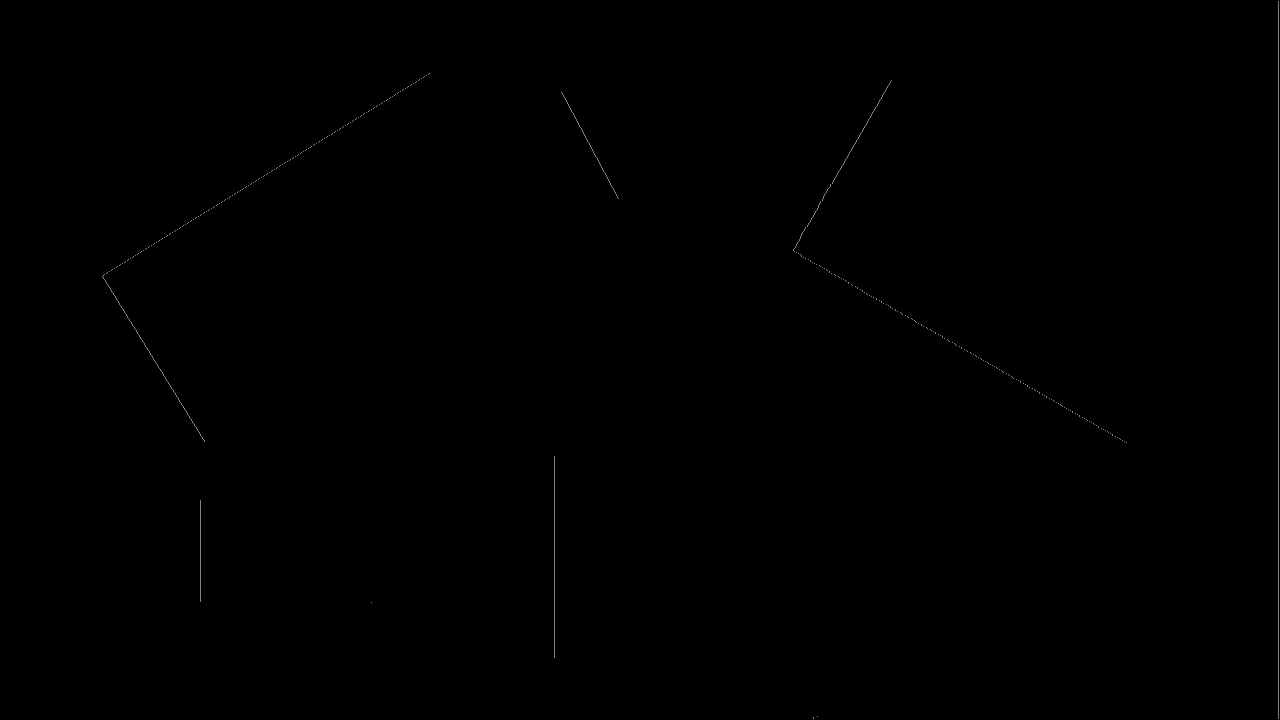
//> input picture src_local/img0.bmp, 1280 x 720 px
$ ./test2 img0.bmp   (built with g++ and OpenCV 4)
//> lines starting //> are read from the running program, lines starting //| are printed output that depends on the picture; after the words box and inside, x2 and y2 are one past the last pixel; in counts of white or black regions, pixels touching at a corner belong together

#include <opencv2/opencv.hpp>
#include <iostream>
using namespace cv;
using namespace std;

#define WINDOW_NAME1 "【程序窗口1】"        //为窗口标题定义的宏
#define WINDOW_NAME2 "【分水岭算法效果图】"        //为窗口标题定义的宏

Mat g_maskImage, g_srcImage;
Point prevPt(-1, -1);

static void ShowHelpText();
static void on_Mouse( int event, int x, int y, int flags, void* );


int main( int argc, char** argv )
{
    //【1】载入原图并显示，初始化掩膜和灰度图
    g_srcImage = imread(argv[1], 1);
//> g_srcImage is the input picture: 720 rows x 1280 cols, CV_8UC3; min 0, max 130, mean 1
    imshow( WINDOW_NAME1, g_srcImage );
    Mat srcImage,grayImage;
    g_srcImage.copyTo(srcImage);
    cvtColor(g_srcImage, g_maskImage, COLOR_BGR2GRAY);
    cvtColor(g_maskImage, grayImage, COLOR_GRAY2BGR);
    g_maskImage = Scalar::all(0);

    //【2】设置鼠标回调函数
    setMouseCallback( WINDOW_NAME1, on_Mouse, 0 );

    //【3】轮询按键，进行处理
    while(1)
    {
        //获取键值
        int c = waitKey(0);
//> the left mouse button is pressed at (320, 180)
//> the mouse is dragged to (640, 360)
//> in on_Mouse (call 2), `line( g_maskImage, prevPt, pt, Scalar::all(255), 5, 8, 0 );`: g_maskImage: 720 rows x 1280 cols, CV_8UC1; 0.29% white; 1 white region, box (x1, y1, x2, y2) and area: (317, 177, 644, 364) 2651
//> in on_Mouse (call 2), `line( g_srcImage, prevPt, pt, Scalar::all(255), 5, 8, 0 );`: g_srcImage: 720 rows x 1280 cols, CV_8UC3; 0.29% of pixels changed, all inside (x1, y1, x2, y2) = (317, 177, 644, 364)
//> the mouse is dragged to (960, 540)
//> call 3 of on_Mouse, with event = 0, x = 960, y = 540, flags = 1
//> in on_Mouse (call 3), `line( g_maskImage, prevPt, pt, Scalar::all(255), 5, 8, 0 );`:
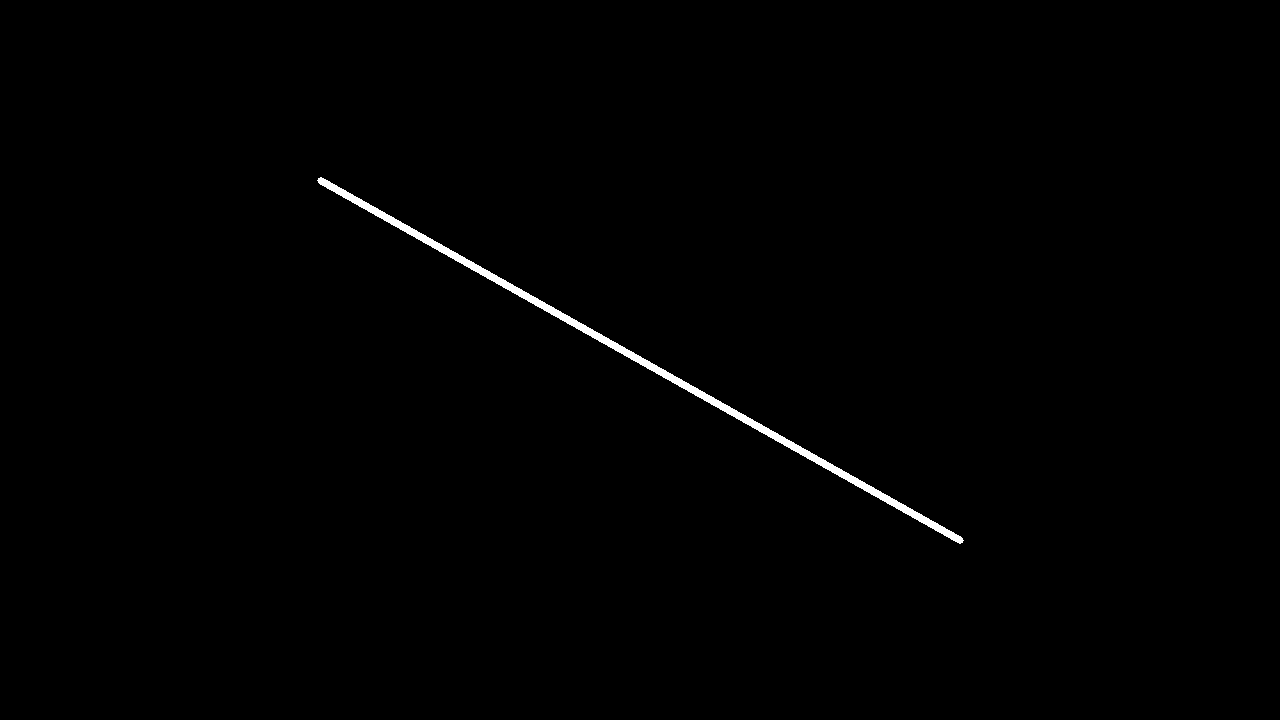
//> g_maskImage: 720 rows x 1280 cols, CV_8UC1; 0.57% white; 1 white region
//> in on_Mouse (call 3), `line( g_srcImage, prevPt, pt, Scalar::all(255), 5, 8, 0 );`: g_srcImage: 720 rows x 1280 cols, CV_8UC3; min 0, max 255, mean 2.5
//> the button is released at (960, 540)

        //若按键键值为ESC时，退出
        if( (char)c == 27 )
            break;

        //按键键值为2时，恢复源图
        if( (char)c == '2' )
        {
            g_maskImage = Scalar::all(0);
            srcImage.copyTo(g_srcImage);
            imshow( "image", g_srcImage );
        }

        //若检测到按键值为1或者空格，则进行处理
        if( (char)c == '1' || (char)c == ' ' )
        {
            //定义一些参数
            int i, j, compCount = 0;
            vector<vector<Point> > contours;
            vector<Vec4i> hierarchy;

            //寻找轮廓
            findContours(g_maskImage, contours, hierarchy, RETR_CCOMP, CHAIN_APPROX_SIMPLE);

            //轮廓为空时的处理
            if( contours.empty() )
                continue;

            //拷贝掩膜
            Mat maskImage(g_maskImage.size(), CV_32S);
            maskImage = Scalar::all(0);

            //循环绘制出轮廓
            for( int index = 0; index >= 0; index = hierarchy[index][0], compCount++ )
                drawContours(maskImage, contours, index, Scalar::all(compCount+1), -1, 8, hierarchy, INT_MAX);
//> maskImage: 720 rows x 1280 cols, CV_32SC1; values 0 (black) and 1 (white), 0.57% white; 1 white region, box (x1, y1, x2, y2) and area: (317, 177, 964, 544) 5271
//> after the loop, compCount = 1

            //compCount为零时的处理
            if( compCount == 0 )
                continue;

            //生成随机颜色
            vector<Vec3b> colorTab;
            for( i = 0; i < compCount; i++ )
            {
                int b = theRNG().uniform(0, 255);
                int g = theRNG().uniform(0, 255);
                int r = theRNG().uniform(0, 255);

                colorTab.push_back(Vec3b((uchar)b, (uchar)g, (uchar)r));
            }

            //计算处理时间并输出到窗口中
            double dTime = (double)getTickCount();
            watershed( srcImage, maskImage );
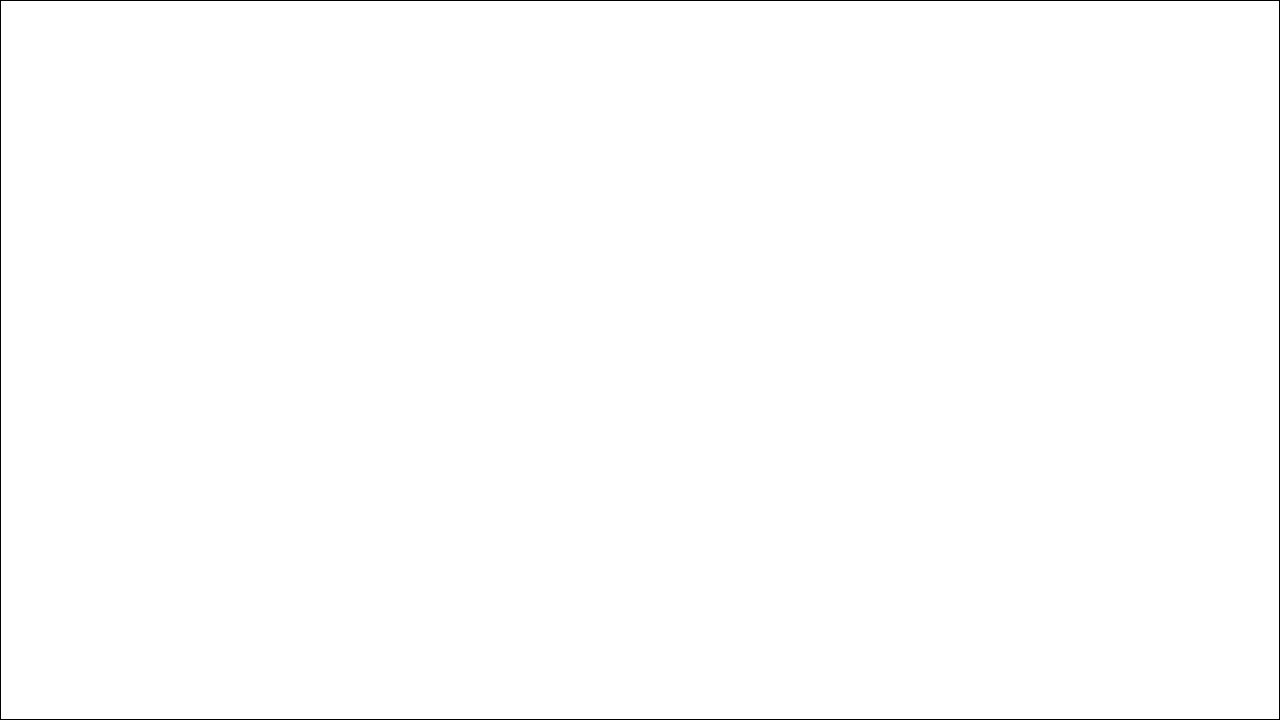
//> maskImage: 720 rows x 1280 cols, CV_32SC1; values -1 (black) and 1 (white), 99.6% white; black in thin lines or dots
            dTime = (double)getTickCount() - dTime;
            printf( "\t处理时间 = %gms\n", dTime*1000./getTickFrequency() );

            //双层循环，将分水岭图像遍历存入watershedImage中
            Mat watershedImage(maskImage.size(), CV_8UC3);
            for( i = 0; i < maskImage.rows; i++ )
                for( j = 0; j < maskImage.cols; j++ )
                {
                    int index = maskImage.at<int>(i,j);
                    if( index == -1 )
                        watershedImage.at<Vec3b>(i,j) = Vec3b(255,255,255);
                    else if( index <= 0 || index > compCount )
                        watershedImage.at<Vec3b>(i,j) = Vec3b(0,0,0);
                    else
                        watershedImage.at<Vec3b>(i,j) = colorTab[index - 1];
                }
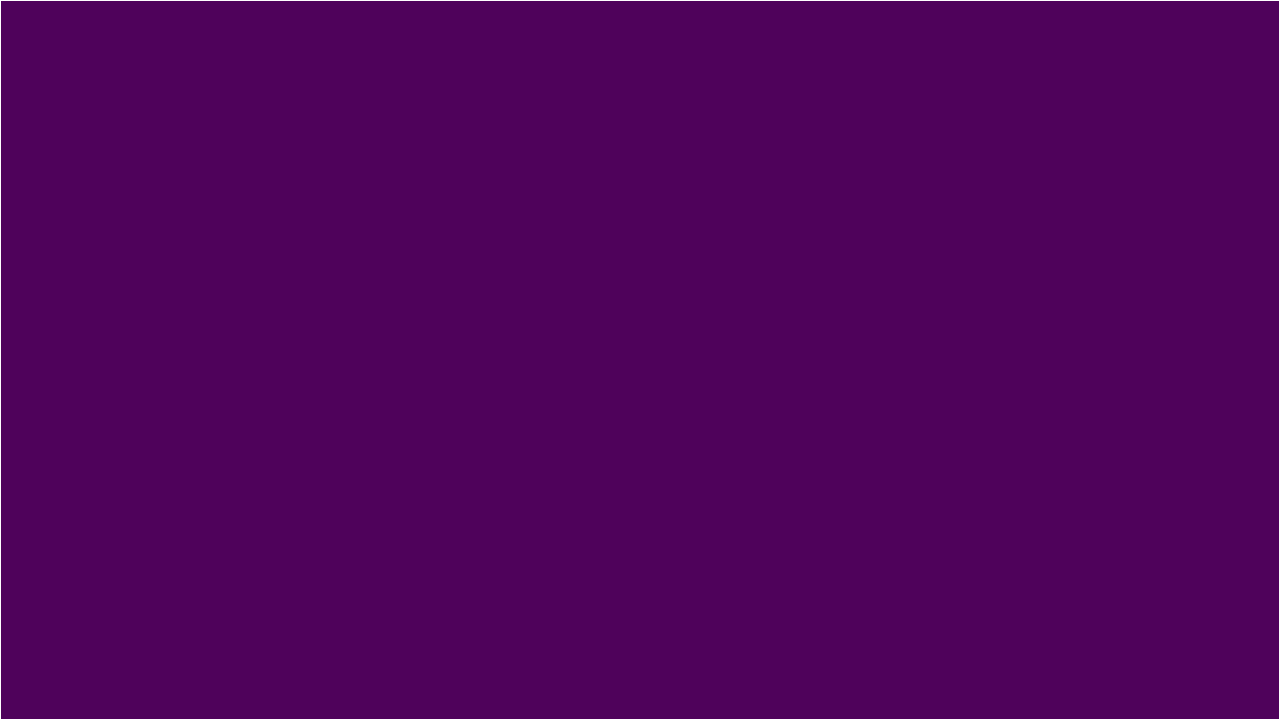
//> watershedImage: 720 rows x 1280 cols, CV_8UC3; mean B, G, R 91.7, 3.1, 79.8

                //混合灰度图和分水岭效果图并显示最终的窗口
                watershedImage = watershedImage*0.5 + grayImage*0.5;
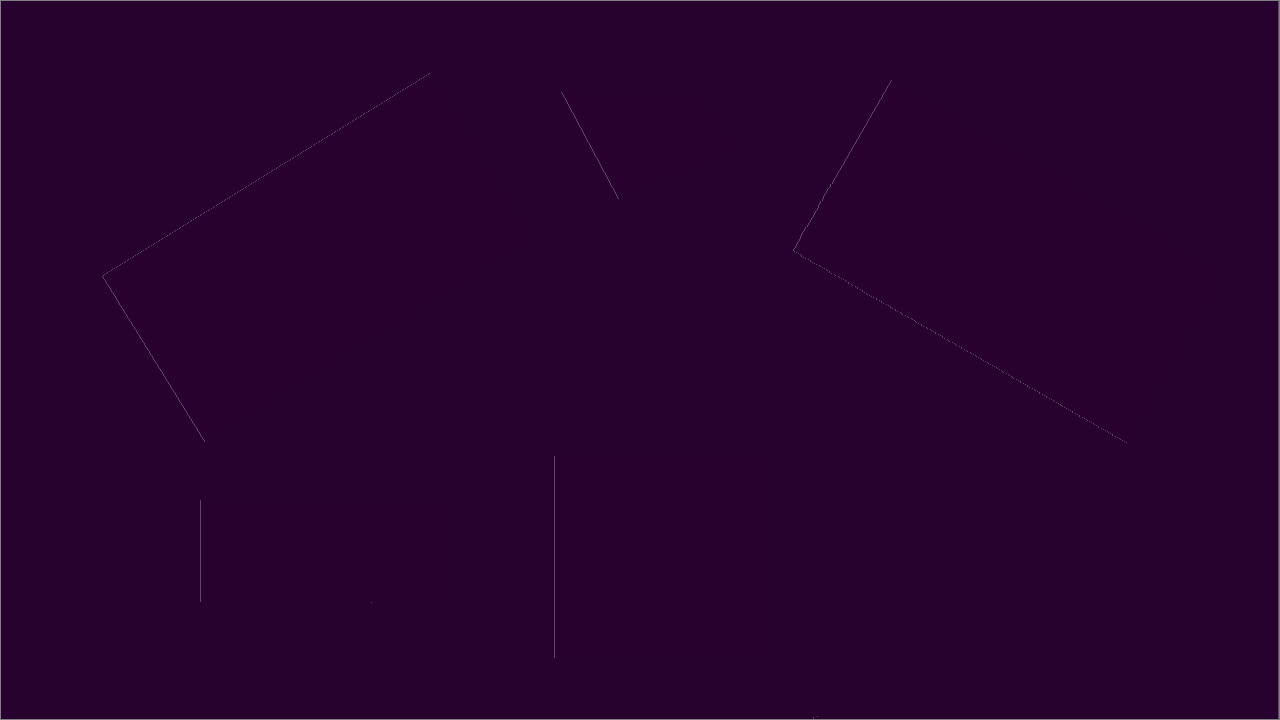
//> watershedImage: 720 rows x 1280 cols, CV_8UC3; mean B, G, R 46.5, 2.4, 40.5
//> the Esc key is pressed
                imshow( WINDOW_NAME2, watershedImage );
        }
    }

    return 0;
}

static void on_Mouse( int event, int x, int y, int flags, void* )
{
    //处理鼠标不在窗口中的情况
    if( x < 0 || x >= g_srcImage.cols || y < 0 || y >= g_srcImage.rows )
        return;

    //处理鼠标左键相关消息
    if( event == EVENT_LBUTTONUP || !(flags & EVENT_FLAG_LBUTTON) )
        prevPt = Point(-1,-1);
    else if( event == EVENT_LBUTTONDOWN )
        prevPt = Point(x,y);

    //鼠标左键按下并移动，绘制出白色线条
    else if( event == EVENT_MOUSEMOVE && (flags & EVENT_FLAG_LBUTTON) )
    {
        Point pt(x, y);
        if( prevPt.x < 0 )
            prevPt = pt;
        line( g_maskImage, prevPt, pt, Scalar::all(255), 5, 8, 0 );
        line( g_srcImage, prevPt, pt, Scalar::all(255), 5, 8, 0 );
        prevPt = pt;
        imshow(WINDOW_NAME1, g_srcImage);
    }
}
